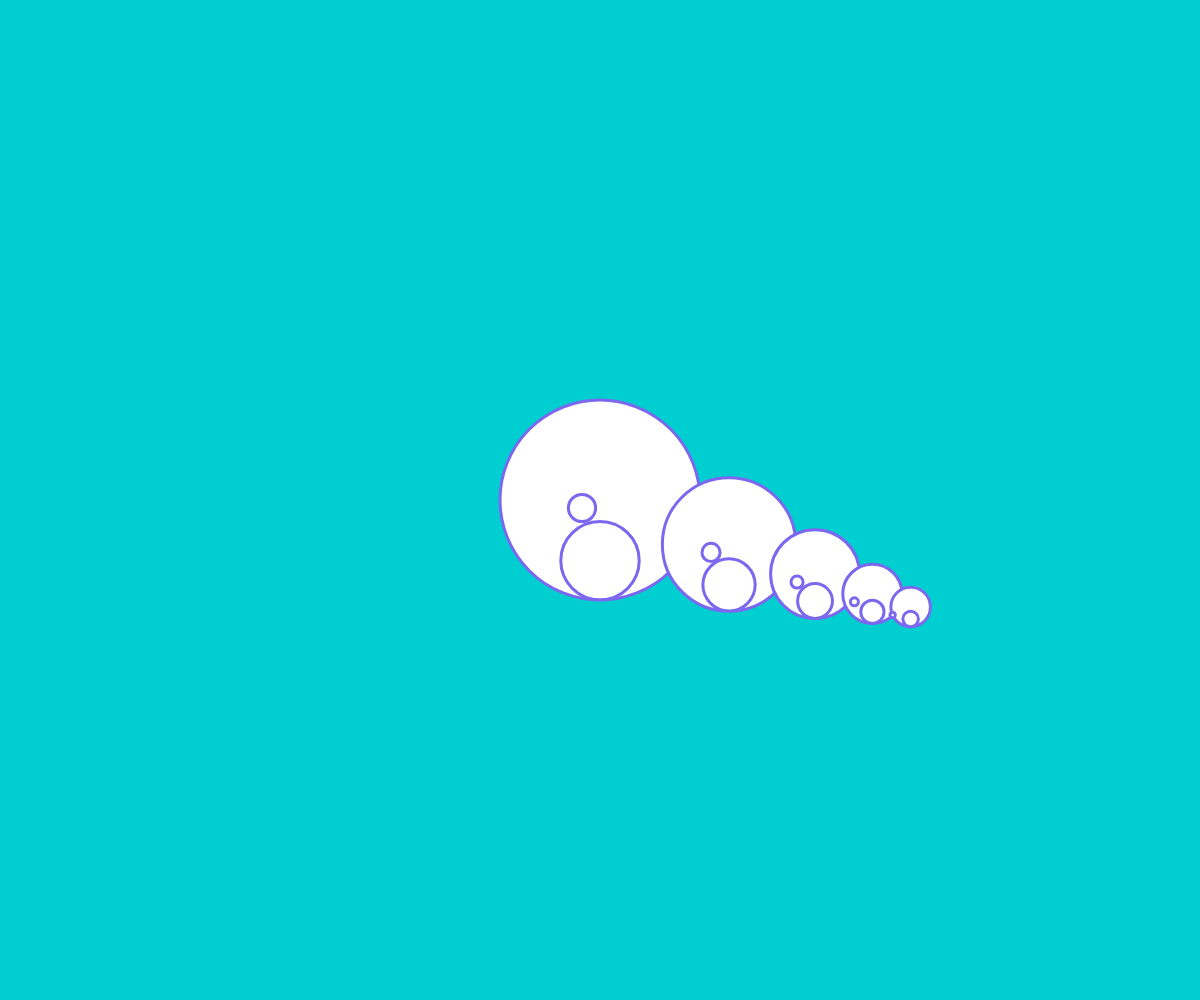
Frame 1 (no input)
Frame 60 (no input): identical to frame 1, image omitted
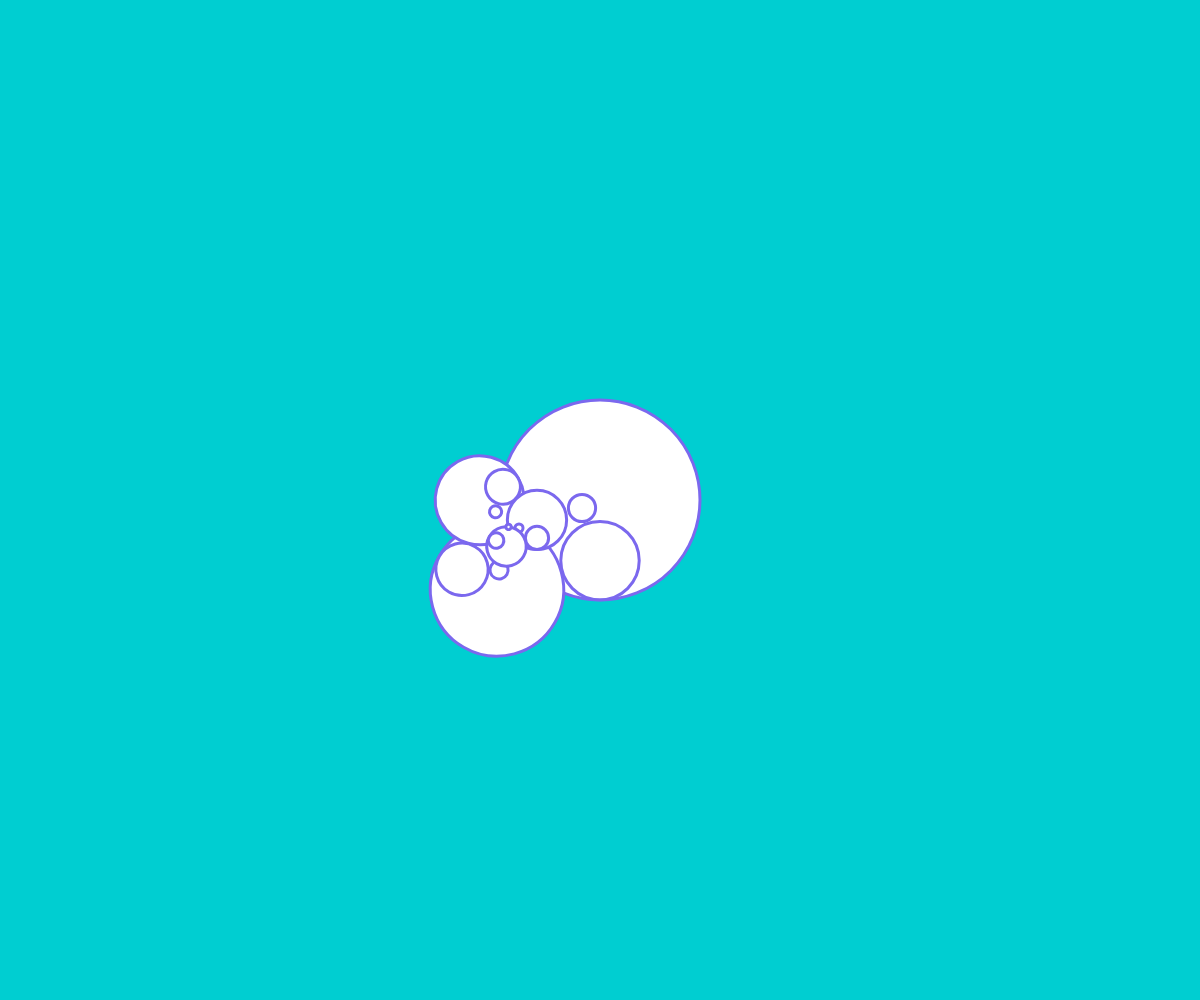
Frame 120 (the mouse pressed at the canvas centre since frame 60)

The p5.js sketch that drew these frames (run headless with seeded random() and noise() and a simulated clock; from frame 60 on, the mouse is pressed at the canvas centre):

// p5.js sketch
// ── sketch.js
// USE THE MOUSE TO ROTATE THE CIRCLES 

function setup() {
  if(window.innerWidth < 768){
createCanvas(windowWidth, windowHeight * 0.65);
  }else{
createCanvas(windowWidth, windowHeight);
  }
    angleMode(DEGREES);// allows rotate to change the angle of the shapes 
}

function draw() {
  background("darkturquoise");// fill("darkturquoise")
  translate(width/2, height/2);// this is to move the shapes to the center
  strokeWeight(3);// this changes the outline strength
  stroke("mediumslateblue");// this changes the outline colour
  gasket(200);// this calls the function 
}
//Professors Appollonia Code :) tysm
// this is the function which allows me to ascribe certain features and call them all at the same time
function gasket(size) {
  ellipse(0, 0, size, size); //main big circle
  ellipse(-18, 8, size / 7.35, size / 7.35); //circle in the middle
  ellipse(0, size / 3.3, size / 2.55, size / 2.55); //circle at the bottom
 
  // this If statement allows the mouseX function to rotate the circles outside of the main circle along its outline
  
  if (size > 50) {
    rotate(-mouseX);
    translate(size / 1.55, size / 4.5);
    gasket(size / 1.5);
  }
}
